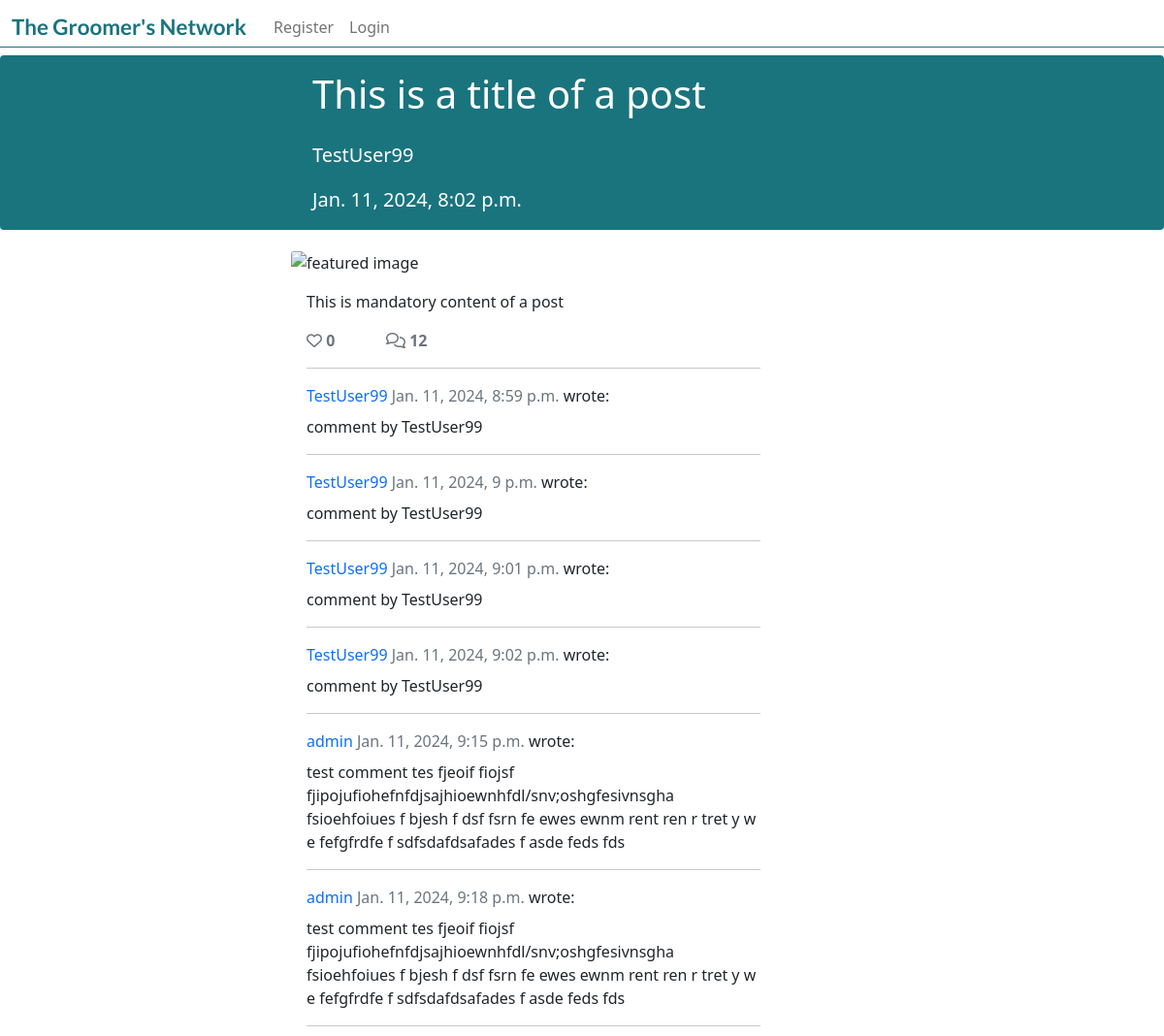
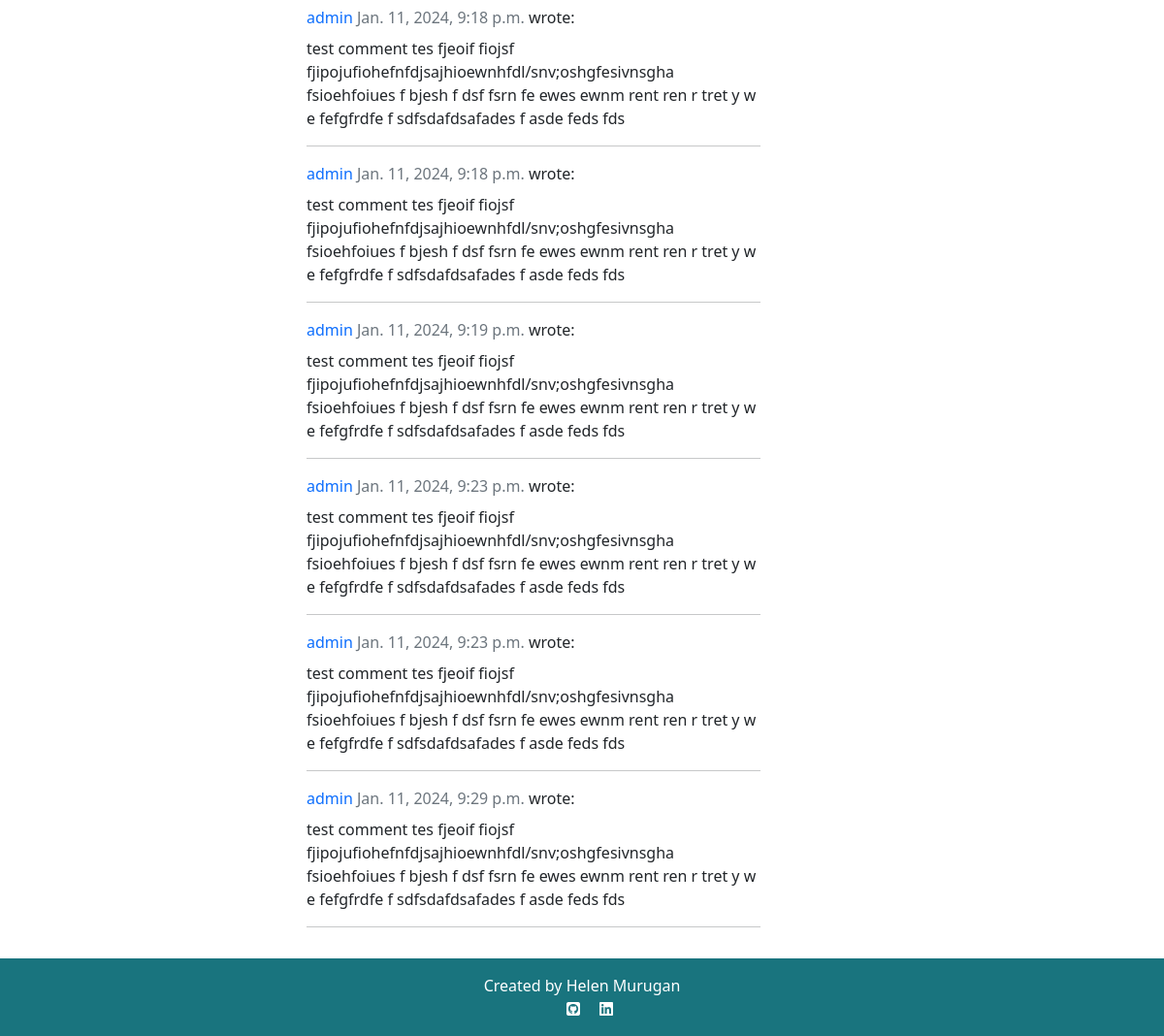
The page /posts/this-is-a-title-of-a-post-20240111200256/ on the database as committed earlier (2 pictures, top to bottom).
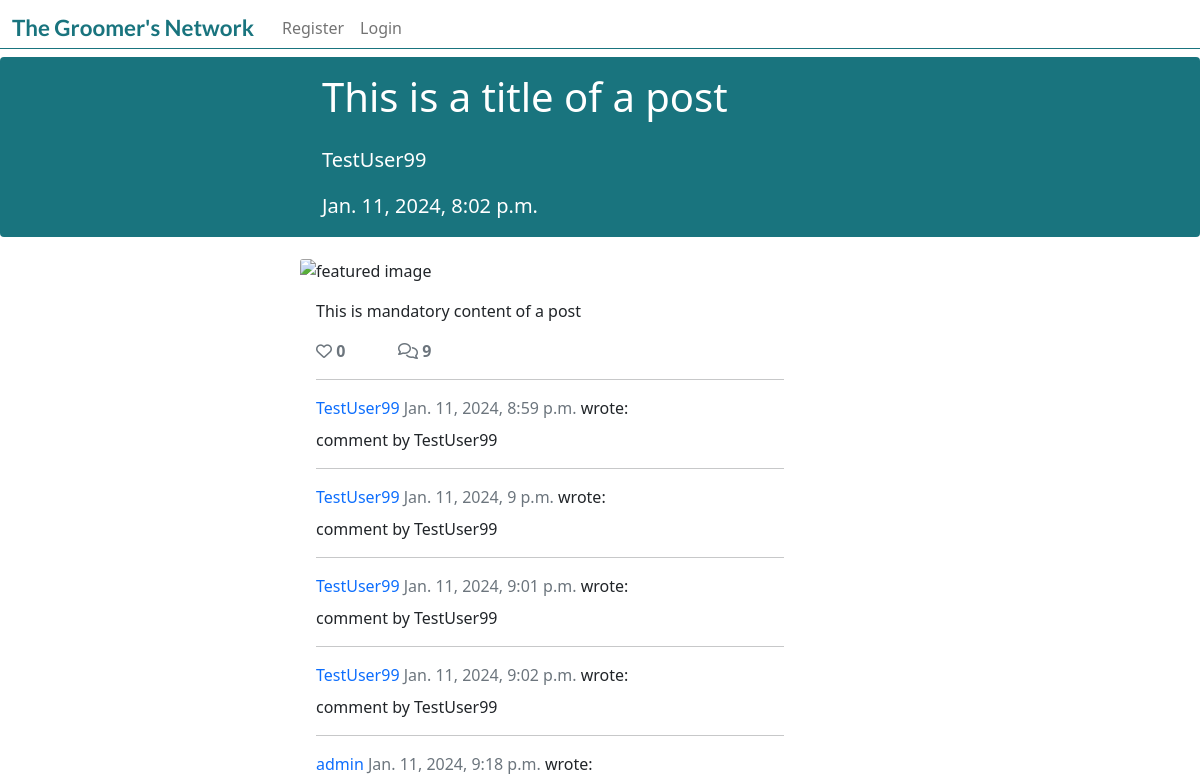
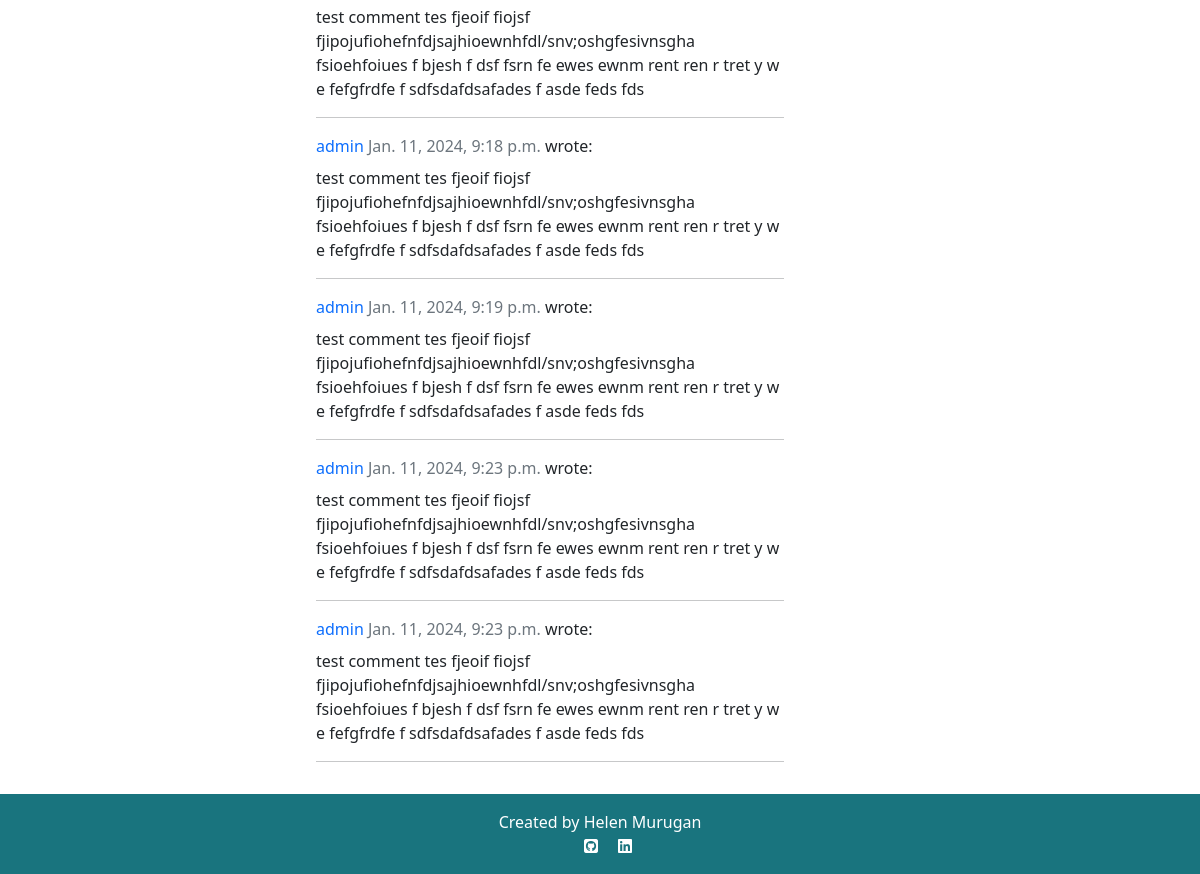
The same page on the database as committed later (2 pictures, top to bottom).
### post/models.py (models this page shows, shortened)
class Comment(models.Model):
    post = models.ForeignKey(
        Post,
        on_delete=models.CASCADE,
        related_name="comments"
        )
    name = models.CharField(
        blank=True,
        null=True,
        max_length=80
        )
    author = models.ForeignKey(
        User,
        on_delete=models.CASCADE,
        related_name="post_comment"
        )
    body = models.TextField()
    created_on = models.DateTimeField(
        auto_now_add=True
    )
    approved = models.BooleanField(default=True)
    class Meta:
        ordering = ["created_on"]

### post/views.py (the view, shortened to what this page needs)
class PostDetail(View):
    def get(self, request, slug, *args, **kwargs):
        queryset = Post.objects
        post = get_object_or_404(queryset, slug=slug)
        comments = post.comments.filter(approved=True).order_by("created_on")
        liked = False
        if post.likes.filter(id=self.request.user.id).exists():
            liked = True
        return render(
            request,
            "post_detail.html",
            {
                "post": post,
                "comments": comments,
                "liked": liked,
                "comment_form": CommentForm(),
            },
        )

### post/models.py (called while the page is built)
    def number_of_likes(self):
        return self.likes.count()

### templates/post_detail.html (shortened to what this page needs)
{% extends 'base.html' %}
{% block content %}
{% load crispy_forms_tags %}
<div class="container-fluid masthead">
    <div class="row">
        <div class="card masthead-text">
            <div class="card-body col-xl-5 offset-xl-3 col-md-8 offset-md-2">
                <h1 class="card-title mb-4">{{ post.title }}</h1>
                <p class="card-text masthead-subheading">
                    <a href="{% url 'profile' post.author %}" class="no-decoration masthead-author">
                        {{ post.author }}
                    </a>
                </p>
                <p class="card-text masthead-subheading">{{ post.created_on }}</p>
            </div>
        </div>
    </div>
</div>
<div class="card col-xl-5 offset-xl-3 col-md-8 offset-md-2">
    <div class="card-img-top">
        {% if "placeholder" in post.featured_image.url %}
        <img class="card-img-top"
            src="/static/images/labrador-placeholder-grey-bkgd.png"
            alt="placeholder AI image of yellow labrador running with grey background">
        {% else %}
        <img class="card-img-top" src=" {{ post.featured_image.url }}"
            alt="featured image">
        {% endif %}
    </div>
    <div class="card-body">
        <p class="card-text">
            {{ post.content | safe }}
        </p>
        <div class="row">
            <div class="col-2">
                <strong>
                    {% if user.is_authenticated %}
                    <form class="d-inline" action="{% url 'post_like' post.slug %}" method="POST">
                        {% csrf_token %}
                        {% if liked %}
                        <button type="submit" name="post_id" value="{{post.slug}}" class="btn-like" aria-label="heart icon liked"><i class="fas fa-heart"></i></button>
                        {% else %}
                        <button type="submit" name="post_id" value="{{post.slug}}" class="btn-like" aria-label="heart icon not liked"><i class="far fa-heart"></i></button>
                        {% endif %}
                    </form>
                    {% else %}
                    <span class="text-secondary"><i class="far fa-heart"></i></span>
                    {% endif %}
                <span class="text-secondary">{{ post.number_of_likes }} </span>
                </strong>
            </div>
            <div class="col-2">
                {% with comments.count as total_comments %}
                <strong class="text-secondary"><i class="far fa-comments"></i>
                    {{ total_comments }}</strong>
                {% endwith %}
            </div>
        </div>
        <div class="row">
            <div class="col">
                <hr>
            </div>
        </div>
        <div>
            <div>
                {% for comment in comments %}
                <div class="mb-2">
                    <p class="mb-2">
                        <a href="{% url 'profile' comment.name %}" class="no-decoration">
                            {{ comment.name }}
                        </a>
                        <span class="text-muted">
                            {{ comment.created_on }}
                        </span>
                        wrote:
                    </p>
                    {{ comment.body | safe }}
                </div>
                <div>
                    <hr>
                </div>
                {% endfor %}
            </div>
        </div>
    </div>
</div>
{% endblock content %}

Rows that differ between the two databases and show on the page:
removed Comment: name "admin", created_on "Jan. 11, 2024, 9:15 p.m.", body "test comment tes fjeoif fiojsf fjipojufiohefnfdjsajhioewnhfdl/snv;oshgfesivnsgha fsioehfoiues f bjesh f dsf fsrn fe ewes ewnm rent ren r tret y w e fefgfrdfe f sdfsdafdsafades f asde feds fds"
removed Comment: name "admin", created_on "Jan. 11, 2024, 9:18 p.m.", body "test comment tes fjeoif fiojsf fjipojufiohefnfdjsajhioewnhfdl/snv;oshgfesivnsgha fsioehfoiues f bjesh f dsf fsrn fe ewes ewnm rent ren r tret y w e fefgfrdfe f sdfsdafdsafades f asde feds fds"
removed Comment: name "admin", created_on "Jan. 11, 2024, 9:29 p.m.", body "test comment tes fjeoif fiojsf fjipojufiohefnfdjsajhioewnhfdl/snv;oshgfesivnsgha fsioehfoiues f bjesh f dsf fsrn fe ewes ewnm rent ren r tret y w e fefgfrdfe f sdfsdafdsafades f asde feds fds"
Other text that changed with them:
{{ total_comments }}: "12" → "9"
